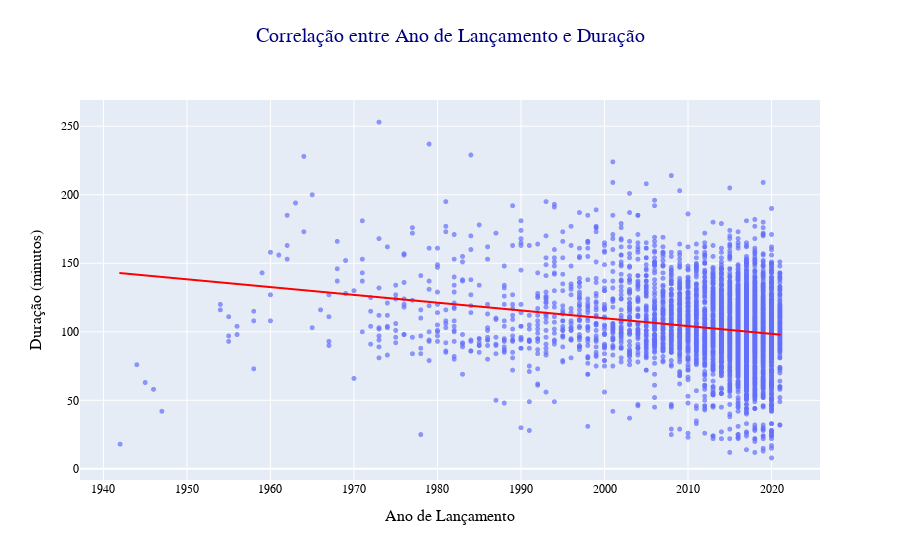

Notebook source saved alongside this figure:
### Markdown cell above
# 4. Estágio quatro - Análise exploratória de dados <a class="anchor" id="EDA"></a>
    Aqui neste estágio exploramos os gráficos para análise, correlações e a frequência dos dados.

### Code cell
# Converter a coluna 'Ano' para numérica
df['Ano'] = pd.to_numeric(df['Ano'], errors='coerce')

# Remover os valores nulos na coluna 'Ano'
df = df.dropna(subset=['Ano'])

# Criar o gráfico de dispersão com Plotly
fig = px.scatter(df, x='Ano', y='Minutagem', title='Correlação entre Ano de Lançamento e Duração',
                 labels={'Ano': 'Ano de Lançamento', 'Minutagem': 'Duração (minutos)'},
                 opacity=0.7, trendline="ols", trendline_color_override="red")

# Personalizar o layout do gráfico
fig.update_traces(marker=dict(size=5))  # Ajusta o tamanho dos pontos
fig.update_layout(title_font_size=20, title_font_family="Arial", title_font_color="navy", title_x=0.5, title_y=0.95,
                  xaxis_title_font_size=16, yaxis_title_font_size=16, font_family="Arial", font_color="black",
                  legend_title_font_size=14, legend_font_size=12, legend_font_family="Arial")

# Exibir o gráfico
fig.show()

### Figure 1 — Plotly figure (JSON) as saved in the notebook; plotly's stock layout.template omitted (floating-point values rounded to 4 significant figures; data arrays with more than 128 entries replaced by an {"elided": "..."} marker saying what was removed)
{"data": [{"hovertemplate": "Ano de Lançamento=%{x}<br>Duração (minutos)=%{y}<extra></extra>", "legendgroup": "", "marker": {"color": "#636efa", "opacity": 0.7, "size": 5, "symbol": "circle"}, "mode": "markers", "name": "", "showlegend": false, "type": "scattergl", "x": {"elided": "5185 int values"}, "xaxis": "x", "y": {"elided": "5185 int values"}, "yaxis": "y"}, {"hovertemplate": "<b>OLS trendline</b><br>Minutagem = -0.568761 * Ano + 1247.4<br>R<sup>2</sup>=0.045217<br><br>Ano de Lançamento=%{x}<br>Duração (minutos)=%{y} <b>(trend)</b><extra></extra>", "legendgroup": "", "line": {"color": "red"}, "marker": {"color": "#636efa", "size": 5, "symbol": "circle"}, "mode": "lines", "name": "", "showlegend": false, "type": "scattergl", "x": {"elided": "5185 int values"}, "xaxis": "x", "y": {"elided": "5185 float values"}, "yaxis": "y"}], "layout": {"font": {"color": "black", "family": "Arial"}, "legend": {"font": {"family": "Arial", "size": 12}, "title": {"font": {"size": 14}}, "tracegroupgap": 0}, "title": {"font": {"color": "navy", "family": "Arial", "size": 20}, "text": "Correlação entre Ano de Lançamento e Duração", "x": 0.5, "y": 0.95}, "xaxis": {"anchor": "y", "domain": [0, 1], "title": {"font": {"size": 16}, "text": "Ano de Lançamento"}}, "yaxis": {"anchor": "x", "domain": [0, 1], "title": {"font": {"size": 16}, "text": "Duração (minutos)"}}}}
